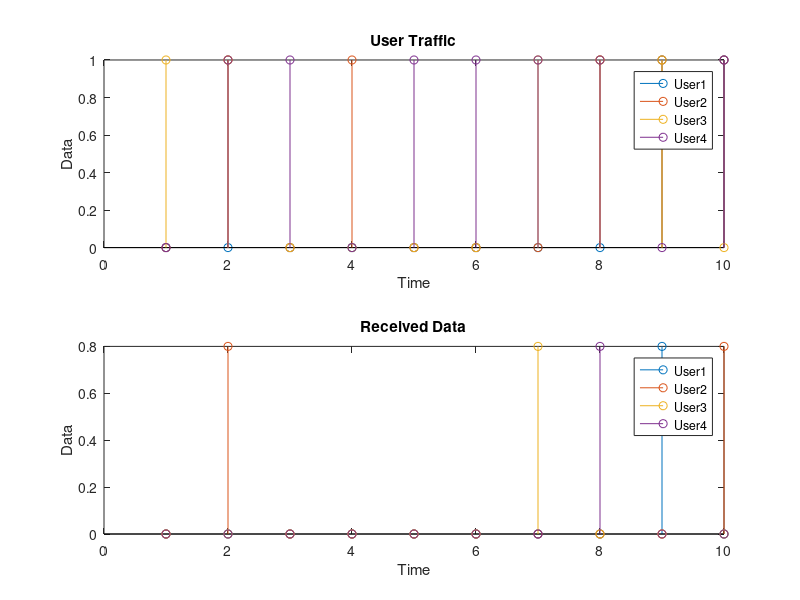

The MATLAB script that drew this image:
clc; clear; close all

U=4; S=10; G=0.8;
data=randi([0 1],U,S);
rx=zeros(U,S);
slot=mod(0:S-1,U)+1;

for i=1:S
    rx(slot(i),i)=data(slot(i),i)*G;
end

t=1:S;
subplot(2,1,1)
stem(t,data')
title('User Traffic')
xlabel('Time'), ylabel('Data')
legend('User1','User2','User3','User4')

subplot(2,1,2)
stem(t,rx')
title('Received Data')
xlabel('Time'), ylabel('Data')
legend('User1','User2','User3','User4')
